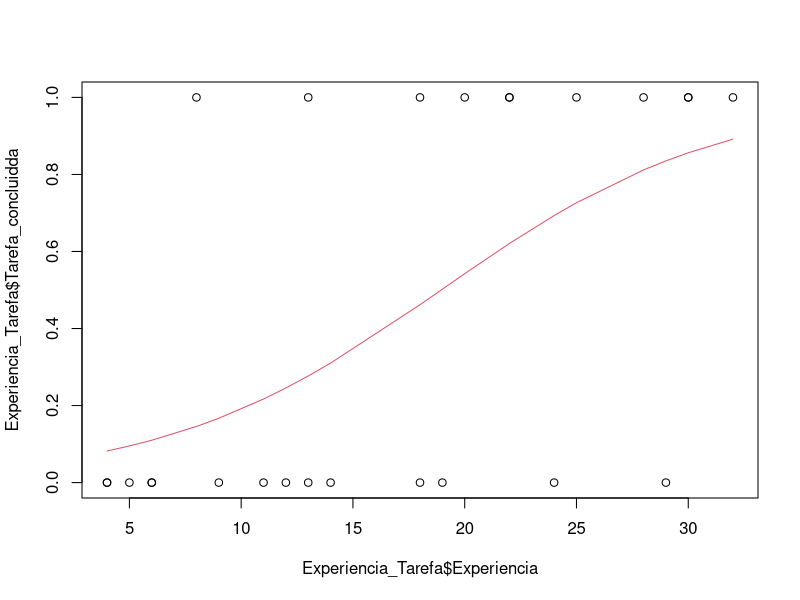
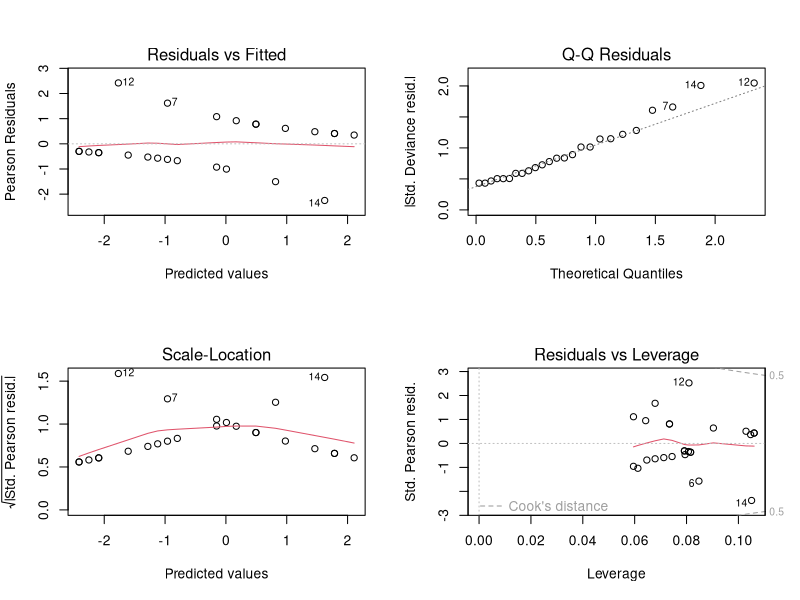

The R source for these figures, in order: (Note: this script raises an error after producing the figures.)
library(readxl)
Experiencia_Tarefa <- read_excel("Experiencia_Tarefa.xlsx")
View(Experiencia_Tarefa)

attach(Experiencia_Tarefa) 
ajuste <- glm(Tarefa_concluidda ~ Experiencia, family = binomial) 
summary(ajuste)

anova(ajuste, test = 'Chisq')
require(MASS)
exp(cbind(coef(ajuste), confint.default(ajuste)))

plot(Experiencia_Tarefa$Experiencia, Experiencia_Tarefa$Tarefa_concluidda)
y_chapeu <- data.frame(
  X = Experiencia_Tarefa$Experiencia,
  y_chapeu = ajuste$fitted.values)
y_chapeu <- y_chapeu[order(y_chapeu$X),]
lines(y_chapeu, col = 2)
y_chapeu
par(mfrow=c(2,2))
plot(ajuste)

y_chapeu <- data.frame(X = Experiencia_Tarefa$Experiencia, y_chapeu =
                         ajuste$fitted.values)
y_chapeu$conclusão <- ifelse(y_chapeu$y_chapeu > .5, 1, 0)
y_chapeu$y <- Tarefa_concluidda
table(y_chapeu[,3:4])
mean(y_chapeu$conclusão == y_chapeu$y)

# Regressao logistica composta
library(readxl)
Lasagna_Triers <- read_excel("Lasagna Triers.xlsx")
View(Lasagna_Triers)

attach(Lasagna_Triers)
Lasagna_Triers$Compra <- ifelse(Lasagna_Triers$`Have Tried`=="Yes", 1, 0)
ajuste <- glm(Compra ~ Age + Weight + Income + `Pay Type` +
                `Car Value` + `CC Debt` + Gender + `Live Alone` +
                `Dwell Type` + `Mall Trips` + Nbhd, family = binomial)

summary(ajuste)

library(MASS)
stepAIC(ajuste, direction = "both")

ajuste2 <- glm(Compra ~ Age +
                 `Pay Type` +
                 Gender +
                 `Live Alone` +
                 `Mall Trips` +
                 Nbhd, family = binomial)
summary(ajuste2)

ajuste3 <- glm(Compra ~ Age +
                 `Pay Type` +
                 `Live Alone` +
                 `Mall Trips` +
                 Nbhd, family = binomial)
summary(ajuste3)

require(MASS)
exp(cbind(coef(ajuste2), confint.default(ajuste2)))

#Teste Chi-quadrado do Deviance
pchisq(ajuste2$deviance, ajuste2$df.residual, lower.tail = F) 

#Teste Chi-quadrado da Regressão
pchisq(ajuste2$null.deviance - ajuste2$deviance,
       ajuste2$df.null - ajuste$df.residual, lower.tail = F) 

library(carData)
vif(ajuste2)

install.packages('pscl')
library(pscl)
pR2(ajuste2)

par(mfrow=c(2,2))
plot(ajuste2)
